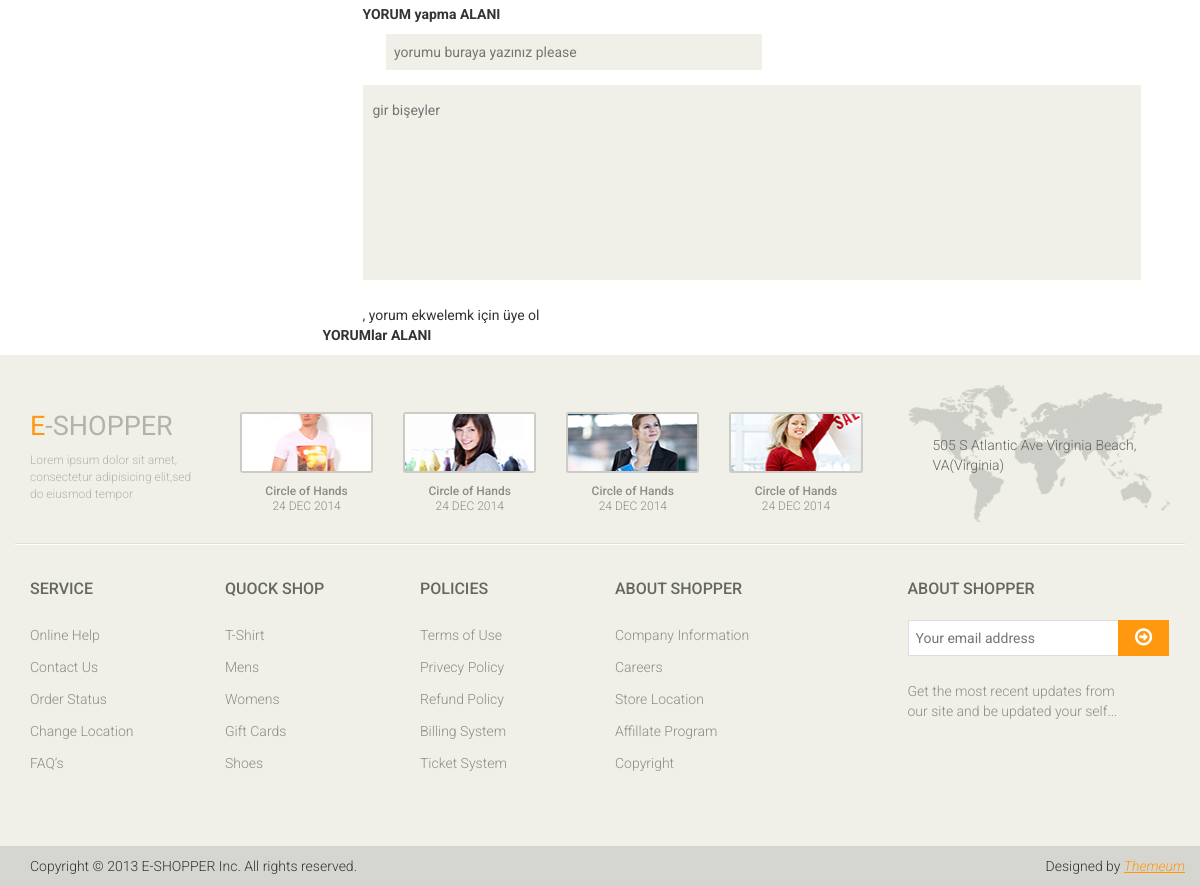
/product/10/ev-kiralik/ (lower part), run on an earlier commit of the app's database.
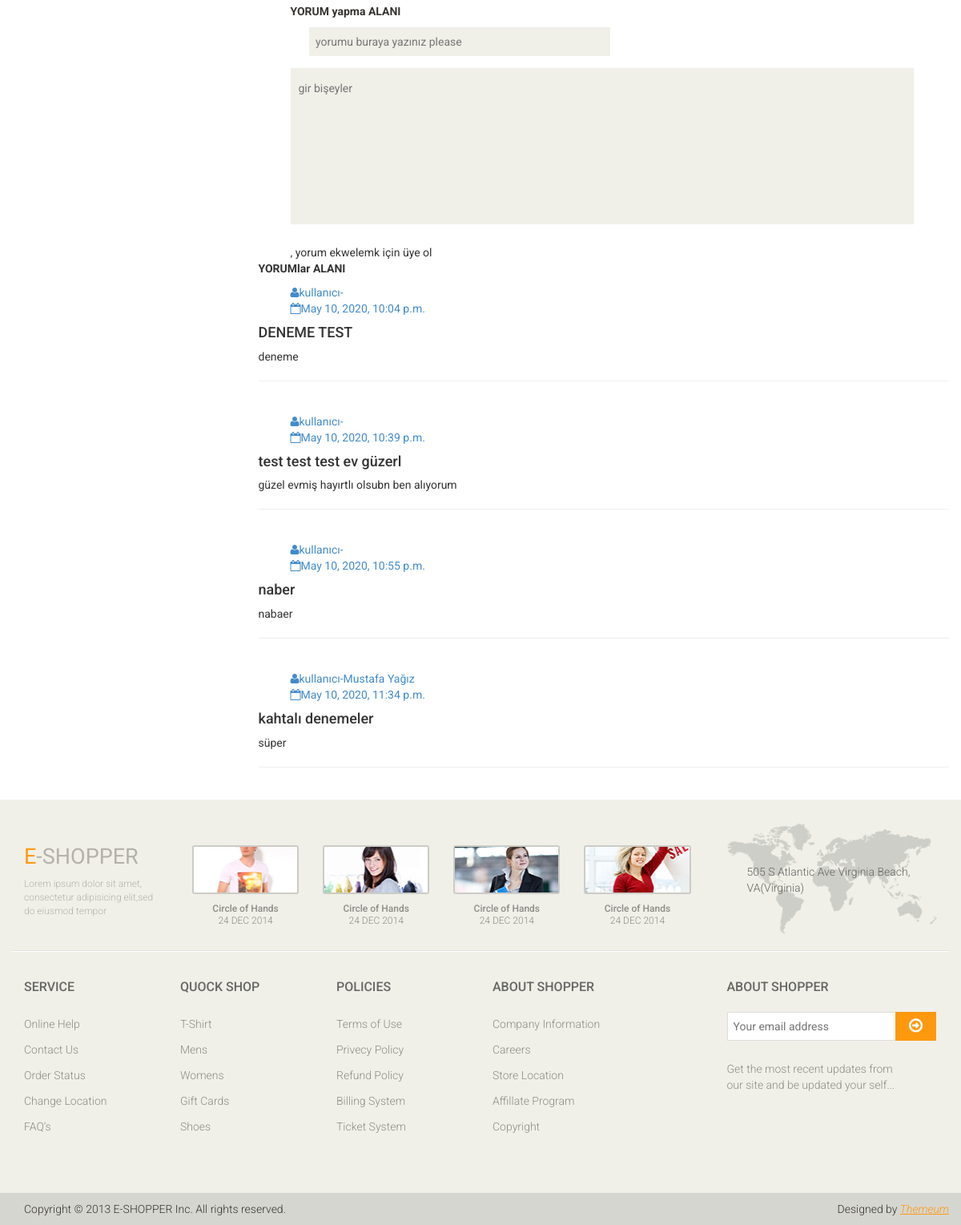
And on a later commit of the database.
### product/models.py (models this page shows, shortened)
class Comment(models.Model):
    STATUS = (
        ('New', 'Yeni'),
        ('True', 'Evet'),
        ('False', 'Hayır'),
    )
    product = models.ForeignKey(Product, on_delete=models.CASCADE)
    user = models.ForeignKey(User, on_delete=models.CASCADE)
    subject = models.CharField(max_length=50, blank=True)
    comment = models.TextField(max_length=200, blank=True)
    status = models.CharField(max_length=10, choices=STATUS,default='New')
    ip = models.CharField(max_length=20, blank=True)
    create_at = models.DateTimeField(auto_now_add=True)
    update_at = models.DateTimeField(auto_now=True)

### home/views.py (the view)
# urls.py: path('product/<int:id>/<slug:slug>/', views.product_detail, name='product_detail'),
def product_detail(request,id,slug):
    category = Category.objects.all()
    product = Product.objects.get(pk=id)
    images = Images.objects.filter(product_id=id)
    comments = Comment.objects.filter(product_id=id, status='True')
    context = {'product': product,
               'category': category,
               'images': images,
               'comments': comments,
               }
    return render(request,'product_detail.html',context)

### home/templates/product_detail.html (shortened to what this page needs)
{% extends "homebase.html" %}
{% block maincontent %}
<div class="container">
			<div class="row">
										{% load mptt_tags %}
{% load static %}
				<div class="col-sm-9 padding-right">
					<div class="tab-pane fade active in" id="reviews" >
								<div class="col-sm-12">
									<p><b>YORUM yapma ALANI</b></p>
									<form action="/product/addcomment/{{ product.id }}" method="post">
										<span>
											<input class="input" type="text" name="subject" id="id_subject" placeholder="yorumu buraya yazınız please"/>
										</span>
										<textarea class="input" id="id_comment" name="comment" placeholder="gir bişeyler" ></textarea>
										{% if user.id is not None %}
										<button class="primary-btn">
											send commnet lan
										</button>
										{% else %},
										yorum ekwelemk için üye ol
										{% endif %}
									</form>
								</div>
							</div>
					<p><b>YORUMlar ALANI</b></p>
					{% for rs in comments %}
                                <div>
                                    <ul>
                                        <li><a href=""><i class="fa fa-user"></i>kullanıcı-{{rs.user.first_name}}</a></li>
                                        <li><a href=""><i class="fa fa-calendar-o"></i>{{ rs.create_at }}</a></li>
                                    </ul>
                                    <div>
                                        <h4>{{ rs.subject }}</h4>
                                        <p>{{ rs.comment | safe}}</p>
                                    </div>
                                    <hr>
                                </div>
                                <br>
                            {% endfor %}
				</div>
			</div>
</div>
{% endblock %}

### home/templates/homebase.html (shortened to what this page needs)
<!DOCTYPE html>
<html lang="en">
<head>
    {% load static %}
    <link href="{% static 'css/bootstrap.min.css'%}" rel="stylesheet">
    <link href="{% static 'css/font-awesome.min.css'%}" rel="stylesheet">
    <link href="{% static 'css/prettyPhoto.css'%}" rel="stylesheet">
    <link href="{% static 'css/price-range.css'%}" rel="stylesheet">
    <link href="{% static 'css/animate.css'%}" rel="stylesheet">
	<link href="{% static 'css/main.css'%}" rel="stylesheet">
	<link href="{% static 'css/responsive.css'%}" rel="stylesheet">
</head>
<body>
{% block maincontent %}   {% endblock %}
{%include 'footer.html' %}
</body>
</html>

### home/templates/header.html (shortened to what this page needs)
{% load static %}

### home/templates/footer.html (shortened to what this page needs)
{% load static %}
<footer id="footer">
		<div class="footer-top">
			<div class="container">
				<div class="row">
					<div class="col-sm-2">
						<div class="companyinfo">
							<h2><span>e</span>-shopper</h2>
							<p>Lorem ipsum dolor sit amet, consectetur adipisicing elit,sed do eiusmod tempor</p>
						</div>
					</div>
					<div class="col-sm-7">
						<div class="col-sm-3">
							<div class="video-gallery text-center">
								<a href="#">
									<div class="iframe-img">
										<img src="{% static 'images/home/iframe1.png'%}" alt="" />
									</div>
								</a>
								<p>Circle of Hands</p>
								<h2>24 DEC 2014</h2>
							</div>
						</div>
						<div class="col-sm-3">
							<div class="video-gallery text-center">
								<a href="#">
									<div class="iframe-img">
										<img src="{% static 'images/home/iframe2.png'%}" alt="" />
									</div>
								</a>
								<p>Circle of Hands</p>
								<h2>24 DEC 2014</h2>
							</div>
						</div>
						<div class="col-sm-3">
							<div class="video-gallery text-center">
								<a href="#">
									<div class="iframe-img">
										<img src="{% static 'images/home/iframe3.png'%}" alt="" />
									</div>
								</a>
								<p>Circle of Hands</p>
								<h2>24 DEC 2014</h2>
							</div>
						</div>
						<div class="col-sm-3">
							<div class="video-gallery text-center">
								<a href="#">
									<div class="iframe-img">
										<img src="{% static 'images/home/iframe4.png'%}" alt="" />
									</div>
								</a>
								<p>Circle of Hands</p>
								<h2>24 DEC 2014</h2>
							</div>
						</div>
					</div>
					<div class="col-sm-3">
						<div class="address">
							<img src="{% static 'images/home/map.png'%}" alt="" />
							<p>505 S Atlantic Ave Virginia Beach, VA(Virginia)</p>
						</div>
					</div>
				</div>
			</div>
		</div>
		<div class="footer-widget">
			<div class="container">
				<div class="row">
					<div class="col-sm-2">
						<div class="single-widget">
							<h2>Service</h2>
							<ul class="nav nav-pills nav-stacked">
								<li><a href="#">Online Help</a></li>
								<li><a href="#">Contact Us</a></li>
								<li><a href="#">Order Status</a></li>
								<li><a href="#">Change Location</a></li>
								<li><a href="#">FAQ’s</a></li>
							</ul>
						</div>
					</div>
					<div class="col-sm-2">
						<div class="single-widget">
							<h2>Quock Shop</h2>
							<ul class="nav nav-pills nav-stacked">
								<li><a href="#">T-Shirt</a></li>
								<li><a href="#">Mens</a></li>
								<li><a href="#">Womens</a></li>
								<li><a href="#">Gift Cards</a></li>
								<li><a href="#">Shoes</a></li>
							</ul>
						</div>
					</div>
					<div class="col-sm-2">
						<div class="single-widget">
							<h2>Policies</h2>
							<ul class="nav nav-pills nav-stacked">
								<li><a href="#">Terms of Use</a></li>
								<li><a href="#">Privecy Policy</a></li>
								<li><a href="#">Refund Policy</a></li>
								<li><a href="#">Billing System</a></li>
								<li><a href="#">Ticket System</a></li>
							</ul>
						</div>
					</div>
					<div class="col-sm-2">
						<div class="single-widget">
							<h2>About Shopper</h2>
							<ul class="nav nav-pills nav-stacked">
								<li><a href="#">Company Information</a></li>
								<li><a href="#">Careers</a></li>
								<li><a href="#">Store Location</a></li>
								<li><a href="#">Affillate Program</a></li>
								<li><a href="#">Copyright</a></li>
							</ul>
						</div>
					</div>
					<div class="col-sm-3 col-sm-offset-1">
						<div class="single-widget">
							<h2>About Shopper</h2>
							<form action="#" class="searchform">
								<input type="text" placeholder="Your email address" />
								<button type="submit" class="btn btn-default"><i class="fa fa-arrow-circle-o-right"></i></button>
								<p>Get the most recent updates from <br />our site and be updated your self...</p>
							</form>
						</div>
					</div>
				</div>
			</div>
		</div>
		<div class="footer-bottom">
			<div class="container">
				<div class="row">
					<p class="pull-left">Copyright © 2013 E-SHOPPER Inc. All rights reserved.</p>
					<p class="pull-right">Designed by <span><a target="_blank" href="http://www.themeum.com">Themeum</a></span></p>
				</div>
			</div>
		</div>
	</footer>
{% load static %}

### home/static/css/main.css (style rules this page uses)
body { font-family: 'Roboto', sans-serif; position: relative; font-weight: 400px; }
ul li { list-style: none; }
h1, h2, h3, h4, h5, h6 { font-family: 'Roboto', sans-serif; }
#footer { background: #F0F0E9; }
.footer-top .container { border-bottom: 1px solid #E0E0DA; padding-bottom: 20px; }
.companyinfo { margin-top: 57px; }
.companyinfo h2 { color: #B4B1AB; font-family: abel; font-size: 27px; text-transform: uppercase; }
.companyinfo h2 span { color: #FE980F; }
.companyinfo p { color: #B3B3AD; font-family: 'Roboto', sans-serif; font-size: 12px; font-weight: 300; }
.footer-top .col-sm-3 { overflow: hidden; }
.video-gallery { margin-top: 57px; position: inherit; }
.video-gallery a img { height: 100%; width: 100%; }
.iframe-img { position: relative; display: block; height: 61px; margin-bottom: 10px; border: 2px solid #CCCCC6; border-radius: 3px; }
.video-gallery p { color: #8C8C88; font-family: 'Roboto', sans-serif; font-size: 12px; font-weight: 500; margin-bottom: 0px; }
.video-gallery h2 { color: #8c8c88; font-family: 'Roboto', sans-serif; font-size: 12px; font-weight: 300; text-transform: uppercase; margin-top: 0px; }
.address { margin-top: 30px; position: relative; overflow: hidden; }
.address img { width: 100%; }
.address p { color: #666663; font-family: 'Roboto', sans-serif; font-size: 14px; font-weight: 300; left: 25px; position: absolute; top: 50px; }
.footer-widget { margin-bottom: 68px; }
.footer-widget .container { border-top: 1px solid #FFFFFF; padding-top: 15px; }
.single-widget h2 { color: #666663; font-family: 'Roboto', sans-serif; font-size: 16px; font-weight: 500; margin-bottom: 22px; text-transform: uppercase; }
.single-widget ul li a { color: #8C8C88; font-family: 'Roboto', sans-serif; font-size: 14px; font-weight: 300; padding: 5px 0; }
.searchform input { border: 1px solid #DDDDDD; color: #CCCCC6; font-family: 'Roboto', sans-serif; font-size: 14px; margin-top: 0; outline: medium none; padding: 7px; width: 212px; }
.searchform button { background: #FE980F; border: medium none; border-radius: 0; margin-left: -5px; margin-top: -3px; padding: 7px 17px; }
.searchform button i { color: #FFFFFF; font-size: 20px; }
.searchform p { color: #8C8C88; font-family: 'Roboto', sans-serif; font-size: 14px; font-weight: 300; margin-top: 25px; }
.footer-bottom { background: #D6D6D0; padding-top: 10px; }
.footer-bottom p { color: #363432; font-family: 'Roboto', sans-serif; font-weight: 300; margin-left: 15px; }
.footer-bottom p span a { color: #FE980F; font-style: italic; text-decoration: underline; }
.padding-right { padding-right: 0; }
#reviews { padding-left: 25px; padding-right: 25px; }
#reviews p { color: #363432; }
#reviews form span { display: block; }
#reviews form span input { background: #F0F0E9; border: 0 none; color: #A6A6A1; font-family: 'Roboto', sans-serif; font-size: 14px; outline: medium none; padding: 8px; width: 48%; }
#reviews form span input:last-child { margin-left: 3%; }
#reviews textarea { background: #F0F0E9; border: medium none; color: #A6A6A1; height: 195px; margin-bottom: 25px; margin-top: 15px; outline: medium none; padding-left: 10px; padding-top: 15px; resize: none; width: 99.5%; }
.user_info input, select, textarea { background: #F0F0E9; border: 0; color: #696763; padding: 5px; width: 100%; border-radius: 0; resize: none }

What changed in the data, as far as the page shows it:
added Comment: create_at "May 10, 2020, 10:04 p.m.", subject "DENEME TEST", comment "deneme"
added Comment: create_at "May 10, 2020, 10:39 p.m.", subject "test test test ev güzerl", comment "güzel evmiş hayırtlı olsubn ben alıyorum"
added Comment: create_at "May 10, 2020, 10:55 p.m.", subject "naber", comment "nabaer"
added Comment: user.first_name "Mustafa Yağız", create_at "May 10, 2020, 11:34 p.m.", subject "kahtalı denemeler", comment "süper"
